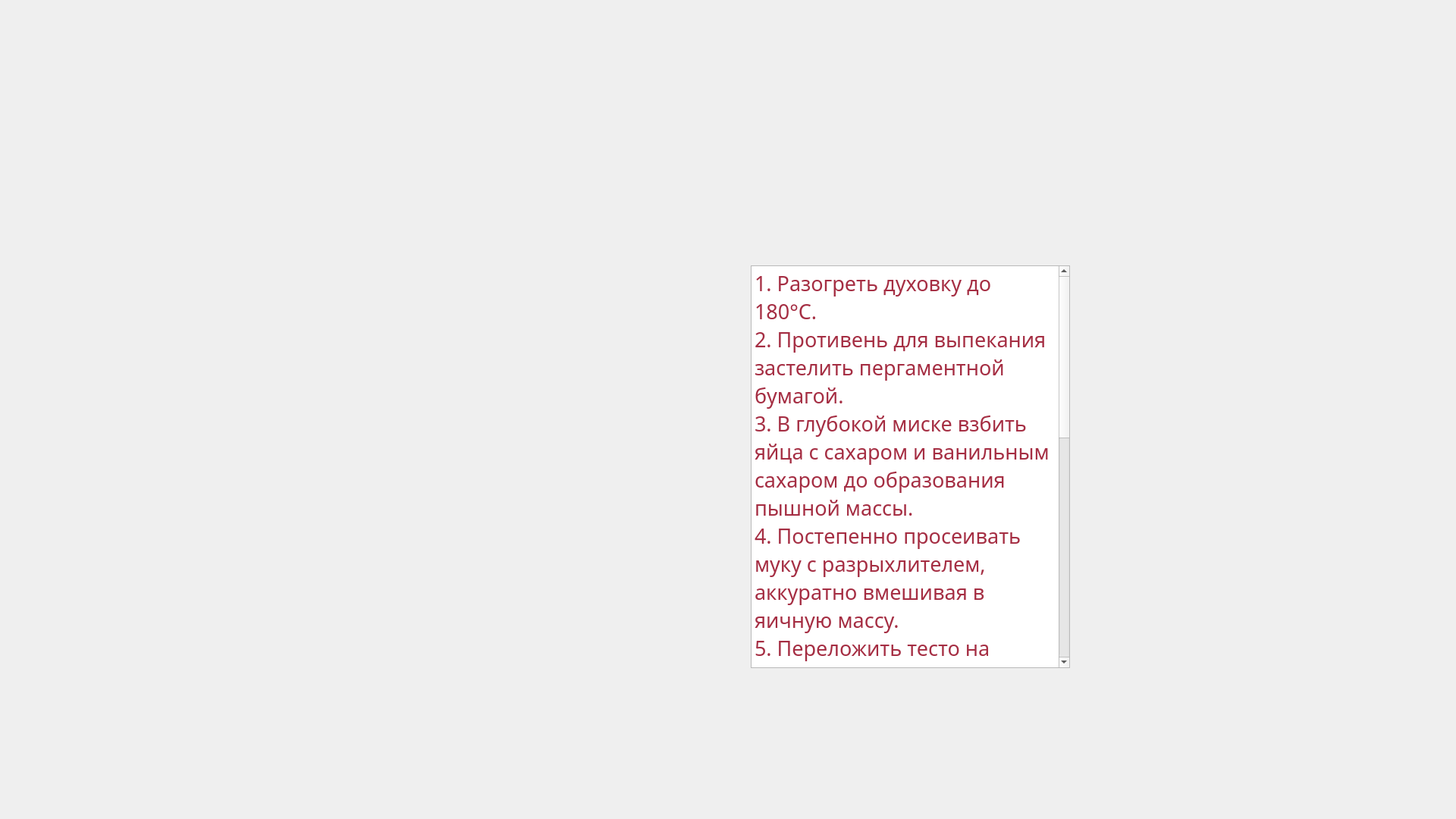
<?xml version="1.0" encoding="UTF-8"?>
<ui version="4.0">
 <class>Form</class>
 <widget class="QWidget" name="Form">
  <property name="geometry">
   <rect>
    <x>0</x>
    <y>0</y>
    <width>1920</width>
    <height>1080</height>
   </rect>
  </property>
  <property name="minimumSize">
   <size>
    <width>1920</width>
    <height>1080</height>
   </size>
  </property>
  <property name="maximumSize">
   <size>
    <width>1920</width>
    <height>1080</height>
   </size>
  </property>
  <property name="font">
   <font>
    <family>Epilepsy Sans</family>
   </font>
  </property>
  <property name="windowTitle">
   <string>Рецепт</string>
  </property>
  <widget class="QLabel" name="label">
   <property name="geometry">
    <rect>
     <x>-6</x>
     <y>-5</y>
     <width>1931</width>
     <height>1091</height>
    </rect>
   </property>
   <property name="text">
    <string/>
   </property>
   <property name="pixmap">
    <pixmap>bisquit roll.png</pixmap>
   </property>
   <property name="scaledContents">
    <bool>true</bool>
   </property>
  </widget>
  <widget class="QPushButton" name="exit_button">
   <property name="geometry">
    <rect>
     <x>1372</x>
     <y>140</y>
     <width>61</width>
     <height>51</height>
    </rect>
   </property>
   <property name="text">
    <string/>
   </property>
   <property name="flat">
    <bool>true</bool>
   </property>
  </widget>
  <widget class="QPlainTextEdit" name="plainTextEdit">
   <property name="geometry">
    <rect>
     <x>990</x>
     <y>350</y>
     <width>421</width>
     <height>531</height>
    </rect>
   </property>
   <property name="palette">
    <palette>
     <active>
      <colorrole role="Text">
       <brush brushstyle="SolidPattern">
        <color alpha="255">
         <red>165</red>
         <green>46</green>
         <blue>67</blue>
        </color>
       </brush>
      </colorrole>
     </active>
     <inactive>
      <colorrole role="Text">
       <brush brushstyle="SolidPattern">
        <color alpha="255">
         <red>165</red>
         <green>46</green>
         <blue>67</blue>
        </color>
       </brush>
      </colorrole>
     </inactive>
     <disabled>
      <colorrole role="Text">
       <brush brushstyle="SolidPattern">
        <color alpha="255">
         <red>120</red>
         <green>120</green>
         <blue>120</blue>
        </color>
       </brush>
      </colorrole>
     </disabled>
    </palette>
   </property>
   <property name="font">
    <font>
     <pointsize>20</pointsize>
    </font>
   </property>
   <property name="tabChangesFocus">
    <bool>false</bool>
   </property>
   <property name="readOnly">
    <bool>true</bool>
   </property>
   <property name="plainText">
    <string>1. Разогреть духовку до 180°C.  
2. Противень для выпекания застелить пергаментной бумагой.
3. В глубокой миске взбить яйца с сахаром и ванильным сахаром до образования пышной массы.
4. Постепенно просеивать муку с разрыхлителем, аккуратно вмешивая в яичную массу.
5. Переложить тесто на подготовленный противень, равномерно распределить по поверхности. 
6. Поставить в предварительно разогретую духовку и выпекать 15–20 минут до золотистой корочки. 
Готовый бисквит аккуратно свернуть в рулет. Дать ему остыть.
7. В глубокой миске взбить сметану с сахарной пудрой до образования мягкой пены. Добавить в крем свежие ягоды и перемешать
8. Раскрутить остывший бисквит и аккуратно намазать его начинкой. Снова свернуть рулет.  
9. Украсить можно оставшимся кремом и ягодами</string>
   </property>
   <property name="centerOnScroll">
    <bool>false</bool>
   </property>
  </widget>
 </widget>
 <resources/>
 <connections/>
</ui>
